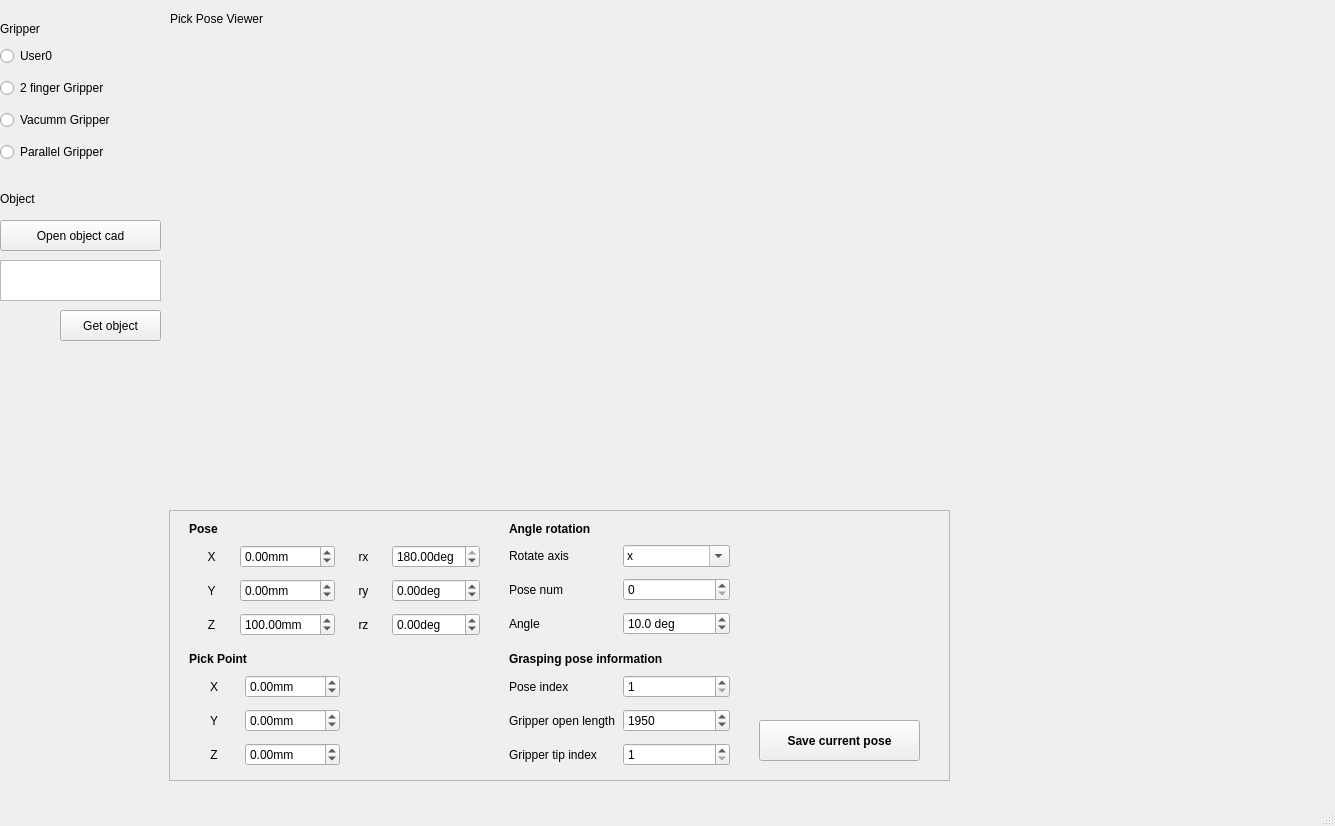
<?xml version="1.0" encoding="UTF-8"?>
<ui version="4.0">
 <class>MainWindow_gripper</class>
 <widget class="QMainWindow" name="MainWindow_gripper">
  <property name="geometry">
   <rect>
    <x>0</x>
    <y>0</y>
    <width>1335</width>
    <height>826</height>
   </rect>
  </property>
  <property name="windowTitle">
   <string>MainWindow_gripper</string>
  </property>
  <widget class="QWidget" name="centralwidget">
   <widget class="QWidget" name="verticalLayoutWidget">
    <property name="geometry">
     <rect>
      <x>169</x>
      <y>30</y>
      <width>781</width>
      <height>471</height>
     </rect>
    </property>
    <layout class="QVBoxLayout" name="verticalLayout">
     <item>
      <layout class="QGridLayout" name="gridLayout"/>
     </item>
    </layout>
   </widget>
   <widget class="QWidget" name="gridLayoutWidget">
    <property name="geometry">
     <rect>
      <x>0</x>
      <y>40</y>
      <width>171</width>
      <height>131</height>
     </rect>
    </property>
    <layout class="QGridLayout" name="gridLayout_2">
     <item row="3" column="0">
      <widget class="QRadioButton" name="radioButton_gripper_3">
       <property name="text">
        <string>Parallel Gripper</string>
       </property>
      </widget>
     </item>
     <item row="1" column="0">
      <widget class="QRadioButton" name="radioButton_gripper_1">
       <property name="contextMenuPolicy">
        <enum>Qt::NoContextMenu</enum>
       </property>
       <property name="text">
        <string>2 finger Gripper</string>
       </property>
      </widget>
     </item>
     <item row="2" column="0">
      <widget class="QRadioButton" name="radioButton_gripper_2">
       <property name="text">
        <string>Vacumm Gripper</string>
       </property>
      </widget>
     </item>
     <item row="0" column="0">
      <widget class="QRadioButton" name="radioButton_gripper_0">
       <property name="text">
        <string>User0</string>
       </property>
      </widget>
     </item>
    </layout>
   </widget>
   <widget class="QLabel" name="label">
    <property name="geometry">
     <rect>
      <x>0</x>
      <y>190</y>
      <width>67</width>
      <height>17</height>
     </rect>
    </property>
    <property name="text">
     <string>Object</string>
    </property>
   </widget>
   <widget class="QLabel" name="label_2">
    <property name="geometry">
     <rect>
      <x>0</x>
      <y>20</y>
      <width>67</width>
      <height>17</height>
     </rect>
    </property>
    <property name="text">
     <string>Gripper</string>
    </property>
   </widget>
   <widget class="QLabel" name="label_4">
    <property name="geometry">
     <rect>
      <x>170</x>
      <y>10</y>
      <width>121</width>
      <height>17</height>
     </rect>
    </property>
    <property name="text">
     <string>Pick Pose Viewer</string>
    </property>
   </widget>
   <widget class="QFrame" name="frame">
    <property name="geometry">
     <rect>
      <x>169</x>
      <y>510</y>
      <width>781</width>
      <height>271</height>
     </rect>
    </property>
    <property name="frameShape">
     <enum>QFrame::StyledPanel</enum>
    </property>
    <property name="frameShadow">
     <enum>QFrame::Raised</enum>
    </property>
    <widget class="QLabel" name="label_23">
     <property name="geometry">
      <rect>
       <x>20</x>
       <y>140</y>
       <width>81</width>
       <height>17</height>
      </rect>
     </property>
     <property name="font">
      <font>
       <weight>75</weight>
       <bold>true</bold>
      </font>
     </property>
     <property name="text">
      <string>Pick Point</string>
     </property>
    </widget>
    <widget class="QLabel" name="label_11">
     <property name="geometry">
      <rect>
       <x>20</x>
       <y>10</y>
       <width>67</width>
       <height>17</height>
      </rect>
     </property>
     <property name="font">
      <font>
       <weight>75</weight>
       <bold>true</bold>
      </font>
     </property>
     <property name="autoFillBackground">
      <bool>false</bool>
     </property>
     <property name="text">
      <string>Pose</string>
     </property>
     <property name="textFormat">
      <enum>Qt::AutoText</enum>
     </property>
     <property name="scaledContents">
      <bool>false</bool>
     </property>
    </widget>
    <widget class="QWidget" name="gridLayoutWidget_2">
     <property name="geometry">
      <rect>
       <x>20</x>
       <y>30</y>
       <width>291</width>
       <height>101</height>
      </rect>
     </property>
     <layout class="QGridLayout" name="gridLayout_3">
      <item row="2" column="3">
       <widget class="QDoubleSpinBox" name="doubleSpinBox_rz">
        <property name="suffix">
         <string>deg</string>
        </property>
        <property name="minimum">
         <double>-180.000000000000000</double>
        </property>
        <property name="maximum">
         <double>180.000000000000000</double>
        </property>
       </widget>
      </item>
      <item row="1" column="3">
       <widget class="QDoubleSpinBox" name="doubleSpinBox_ry">
        <property name="suffix">
         <string>deg</string>
        </property>
        <property name="minimum">
         <double>-180.000000000000000</double>
        </property>
        <property name="maximum">
         <double>180.000000000000000</double>
        </property>
       </widget>
      </item>
      <item row="2" column="0">
       <widget class="QLabel" name="label_7">
        <property name="text">
         <string>Z</string>
        </property>
        <property name="alignment">
         <set>Qt::AlignCenter</set>
        </property>
       </widget>
      </item>
      <item row="1" column="2">
       <widget class="QLabel" name="label_8">
        <property name="text">
         <string>ry</string>
        </property>
        <property name="alignment">
         <set>Qt::AlignCenter</set>
        </property>
       </widget>
      </item>
      <item row="0" column="2">
       <widget class="QLabel" name="label_9">
        <property name="text">
         <string>rx</string>
        </property>
        <property name="alignment">
         <set>Qt::AlignCenter</set>
        </property>
       </widget>
      </item>
      <item row="1" column="1">
       <widget class="QDoubleSpinBox" name="doubleSpinBox_y">
        <property name="suffix">
         <string>mm</string>
        </property>
        <property name="minimum">
         <double>-9999.000000000000000</double>
        </property>
        <property name="maximum">
         <double>9999.989999999999782</double>
        </property>
        <property name="singleStep">
         <double>1.000000000000000</double>
        </property>
       </widget>
      </item>
      <item row="2" column="2">
       <widget class="QLabel" name="label_10">
        <property name="text">
         <string>rz</string>
        </property>
        <property name="alignment">
         <set>Qt::AlignCenter</set>
        </property>
       </widget>
      </item>
      <item row="0" column="1">
       <widget class="QDoubleSpinBox" name="doubleSpinBox_x">
        <property name="suffix">
         <string>mm</string>
        </property>
        <property name="minimum">
         <double>-9999.000000000000000</double>
        </property>
        <property name="maximum">
         <double>9999.989999999999782</double>
        </property>
        <property name="singleStep">
         <double>1.000000000000000</double>
        </property>
       </widget>
      </item>
      <item row="0" column="3">
       <widget class="QDoubleSpinBox" name="doubleSpinBox_rx">
        <property name="suffix">
         <string>deg</string>
        </property>
        <property name="minimum">
         <double>-180.000000000000000</double>
        </property>
        <property name="maximum">
         <double>180.000000000000000</double>
        </property>
        <property name="value">
         <double>180.000000000000000</double>
        </property>
       </widget>
      </item>
      <item row="0" column="0">
       <widget class="QLabel" name="label_5">
        <property name="text">
         <string>X</string>
        </property>
        <property name="alignment">
         <set>Qt::AlignCenter</set>
        </property>
       </widget>
      </item>
      <item row="2" column="1">
       <widget class="QDoubleSpinBox" name="doubleSpinBox_z">
        <property name="suffix">
         <string>mm</string>
        </property>
        <property name="minimum">
         <double>-9999.000000000000000</double>
        </property>
        <property name="maximum">
         <double>9999.989999999999782</double>
        </property>
        <property name="singleStep">
         <double>1.000000000000000</double>
        </property>
        <property name="value">
         <double>100.000000000000000</double>
        </property>
       </widget>
      </item>
      <item row="1" column="0">
       <widget class="QLabel" name="label_6">
        <property name="text">
         <string>Y</string>
        </property>
        <property name="alignment">
         <set>Qt::AlignCenter</set>
        </property>
       </widget>
      </item>
     </layout>
    </widget>
    <widget class="QPushButton" name="pushButton_save_pose">
     <property name="geometry">
      <rect>
       <x>590</x>
       <y>210</y>
       <width>161</width>
       <height>41</height>
      </rect>
     </property>
     <property name="font">
      <font>
       <weight>75</weight>
       <bold>true</bold>
      </font>
     </property>
     <property name="toolTipDuration">
      <number>2</number>
     </property>
     <property name="text">
      <string>Save current pose</string>
     </property>
    </widget>
    <widget class="QWidget" name="gridLayoutWidget_3">
     <property name="geometry">
      <rect>
       <x>20</x>
       <y>160</y>
       <width>151</width>
       <height>101</height>
      </rect>
     </property>
     <layout class="QGridLayout" name="gridLayout_4">
      <item row="1" column="1">
       <widget class="QDoubleSpinBox" name="doubleSpinBox_py">
        <property name="suffix">
         <string>mm</string>
        </property>
        <property name="minimum">
         <double>-9999.000000000000000</double>
        </property>
        <property name="maximum">
         <double>9999.989999999999782</double>
        </property>
        <property name="singleStep">
         <double>1.000000000000000</double>
        </property>
       </widget>
      </item>
      <item row="0" column="1">
       <widget class="QDoubleSpinBox" name="doubleSpinBox_px">
        <property name="suffix">
         <string>mm</string>
        </property>
        <property name="minimum">
         <double>-9999.000000000000000</double>
        </property>
        <property name="maximum">
         <double>9999.989999999999782</double>
        </property>
        <property name="singleStep">
         <double>1.000000000000000</double>
        </property>
       </widget>
      </item>
      <item row="1" column="0">
       <widget class="QLabel" name="label_22">
        <property name="text">
         <string>Y</string>
        </property>
        <property name="alignment">
         <set>Qt::AlignCenter</set>
        </property>
       </widget>
      </item>
      <item row="0" column="0">
       <widget class="QLabel" name="label_21">
        <property name="text">
         <string>X</string>
        </property>
        <property name="alignment">
         <set>Qt::AlignCenter</set>
        </property>
       </widget>
      </item>
      <item row="2" column="0">
       <widget class="QLabel" name="label_16">
        <property name="text">
         <string>Z</string>
        </property>
        <property name="alignment">
         <set>Qt::AlignCenter</set>
        </property>
       </widget>
      </item>
      <item row="2" column="1">
       <widget class="QDoubleSpinBox" name="doubleSpinBox_pz">
        <property name="suffix">
         <string>mm</string>
        </property>
        <property name="minimum">
         <double>-9999.000000000000000</double>
        </property>
        <property name="maximum">
         <double>9999.989999999999782</double>
        </property>
        <property name="singleStep">
         <double>1.000000000000000</double>
        </property>
        <property name="value">
         <double>0.000000000000000</double>
        </property>
       </widget>
      </item>
     </layout>
    </widget>
    <widget class="QWidget" name="gridLayoutWidget_4">
     <property name="geometry">
      <rect>
       <x>340</x>
       <y>30</y>
       <width>221</width>
       <height>101</height>
      </rect>
     </property>
     <layout class="QGridLayout" name="gridLayout_5">
      <item row="0" column="0">
       <widget class="QLabel" name="label_47">
        <property name="text">
         <string>Rotate axis</string>
        </property>
        <property name="alignment">
         <set>Qt::AlignLeading|Qt::AlignLeft|Qt::AlignVCenter</set>
        </property>
       </widget>
      </item>
      <item row="0" column="1">
       <widget class="QComboBox" name="comboBox_subGraspingPoseAxis">
        <property name="editable">
         <bool>true</bool>
        </property>
        <item>
         <property name="text">
          <string>x</string>
         </property>
        </item>
        <item>
         <property name="text">
          <string>y</string>
         </property>
        </item>
        <item>
         <property name="text">
          <string>z</string>
         </property>
        </item>
       </widget>
      </item>
      <item row="2" column="1">
       <widget class="QDoubleSpinBox" name="doubleSpinBox_subGraspingPoseAngle">
        <property name="suffix">
         <string> deg</string>
        </property>
        <property name="decimals">
         <number>1</number>
        </property>
        <property name="minimum">
         <double>0.000000000000000</double>
        </property>
        <property name="maximum">
         <double>360.000000000000000</double>
        </property>
        <property name="singleStep">
         <double>5.000000000000000</double>
        </property>
        <property name="value">
         <double>10.000000000000000</double>
        </property>
       </widget>
      </item>
      <item row="1" column="1">
       <widget class="QSpinBox" name="spinBox_subGraspingPoseNum">
        <property name="minimum">
         <number>0</number>
        </property>
        <property name="maximum">
         <number>360</number>
        </property>
       </widget>
      </item>
      <item row="2" column="0">
       <widget class="QLabel" name="label_49">
        <property name="text">
         <string>Angle</string>
        </property>
        <property name="alignment">
         <set>Qt::AlignLeading|Qt::AlignLeft|Qt::AlignVCenter</set>
        </property>
       </widget>
      </item>
      <item row="1" column="0">
       <widget class="QLabel" name="label_48">
        <property name="text">
         <string>Pose num</string>
        </property>
        <property name="alignment">
         <set>Qt::AlignLeading|Qt::AlignLeft|Qt::AlignVCenter</set>
        </property>
       </widget>
      </item>
     </layout>
    </widget>
    <widget class="QLabel" name="label_12">
     <property name="geometry">
      <rect>
       <x>340</x>
       <y>10</y>
       <width>111</width>
       <height>17</height>
      </rect>
     </property>
     <property name="font">
      <font>
       <weight>75</weight>
       <bold>true</bold>
      </font>
     </property>
     <property name="text">
      <string>Angle rotation</string>
     </property>
    </widget>
    <widget class="QWidget" name="gridLayoutWidget_5">
     <property name="geometry">
      <rect>
       <x>340</x>
       <y>160</y>
       <width>221</width>
       <height>101</height>
      </rect>
     </property>
     <layout class="QGridLayout" name="gridLayout_6">
      <item row="0" column="0">
       <widget class="QLabel" name="label_27">
        <property name="text">
         <string>Pose index</string>
        </property>
        <property name="alignment">
         <set>Qt::AlignLeading|Qt::AlignLeft|Qt::AlignVCenter</set>
        </property>
       </widget>
      </item>
      <item row="1" column="1">
       <widget class="QDoubleSpinBox" name="doubleSpinBox_gripperOpenLength">
        <property name="suffix">
         <string/>
        </property>
        <property name="decimals">
         <number>0</number>
        </property>
        <property name="minimum">
         <double>-3000.000000000000000</double>
        </property>
        <property name="maximum">
         <double>3000.000000000000000</double>
        </property>
        <property name="singleStep">
         <double>100.000000000000000</double>
        </property>
        <property name="value">
         <double>1950.000000000000000</double>
        </property>
       </widget>
      </item>
      <item row="0" column="1">
       <widget class="QSpinBox" name="spinBox_poseIndex">
        <property name="minimum">
         <number>1</number>
        </property>
        <property name="maximum">
         <number>10000</number>
        </property>
       </widget>
      </item>
      <item row="1" column="0">
       <widget class="QLabel" name="label_46">
        <property name="text">
         <string>Gripper open length</string>
        </property>
        <property name="alignment">
         <set>Qt::AlignLeading|Qt::AlignLeft|Qt::AlignVCenter</set>
        </property>
       </widget>
      </item>
      <item row="2" column="0">
       <widget class="QLabel" name="label_28">
        <property name="text">
         <string>Gripper tip index</string>
        </property>
        <property name="alignment">
         <set>Qt::AlignLeading|Qt::AlignLeft|Qt::AlignVCenter</set>
        </property>
       </widget>
      </item>
      <item row="2" column="1">
       <widget class="QSpinBox" name="spinBox_gripperTipIndex">
        <property name="minimum">
         <number>1</number>
        </property>
        <property name="maximum">
         <number>10000</number>
        </property>
       </widget>
      </item>
     </layout>
    </widget>
    <widget class="QLabel" name="label_13">
     <property name="geometry">
      <rect>
       <x>340</x>
       <y>140</y>
       <width>181</width>
       <height>17</height>
      </rect>
     </property>
     <property name="font">
      <font>
       <weight>75</weight>
       <bold>true</bold>
       <strikeout>false</strikeout>
      </font>
     </property>
     <property name="text">
      <string>Grasping pose information</string>
     </property>
    </widget>
   </widget>
   <widget class="QTextEdit" name="textEdit_obj_cad_path">
    <property name="geometry">
     <rect>
      <x>0</x>
      <y>260</y>
      <width>161</width>
      <height>41</height>
     </rect>
    </property>
    <property name="html">
     <string>&lt;!DOCTYPE HTML PUBLIC &quot;-//W3C//DTD HTML 4.0//EN&quot; &quot;http://www.w3.org/TR/REC-html40/strict.dtd&quot;&gt;
&lt;html&gt;&lt;head&gt;&lt;meta name=&quot;qrichtext&quot; content=&quot;1&quot; /&gt;&lt;style type=&quot;text/css&quot;&gt;
p, li { white-space: pre-wrap; }
&lt;/style&gt;&lt;/head&gt;&lt;body style=&quot; font-family:'Ubuntu'; font-size:11pt; font-weight:400; font-style:normal;&quot;&gt;
&lt;p style=&quot;-qt-paragraph-type:empty; margin-top:0px; margin-bottom:0px; margin-left:0px; margin-right:0px; -qt-block-indent:0; text-indent:0px;&quot;&gt;&lt;br /&gt;&lt;/p&gt;&lt;/body&gt;&lt;/html&gt;</string>
    </property>
   </widget>
   <widget class="QPushButton" name="pushButton_open_obj_cad">
    <property name="geometry">
     <rect>
      <x>0</x>
      <y>220</y>
      <width>161</width>
      <height>31</height>
     </rect>
    </property>
    <property name="text">
     <string>Open object cad</string>
    </property>
   </widget>
   <widget class="QPushButton" name="pushButton_get_obj">
    <property name="geometry">
     <rect>
      <x>60</x>
      <y>310</y>
      <width>101</width>
      <height>31</height>
     </rect>
    </property>
    <property name="text">
     <string>Get object</string>
    </property>
   </widget>
   <zorder>frame</zorder>
   <zorder>verticalLayoutWidget</zorder>
   <zorder>gridLayoutWidget</zorder>
   <zorder>label</zorder>
   <zorder>label_2</zorder>
   <zorder>label_4</zorder>
   <zorder>textEdit_obj_cad_path</zorder>
   <zorder>pushButton_open_obj_cad</zorder>
   <zorder>pushButton_get_obj</zorder>
  </widget>
  <widget class="QMenuBar" name="menubar">
   <property name="geometry">
    <rect>
     <x>0</x>
     <y>0</y>
     <width>1335</width>
     <height>22</height>
    </rect>
   </property>
  </widget>
  <widget class="QStatusBar" name="statusbar"/>
 </widget>
 <tabstops>
  <tabstop>radioButton_gripper_0</tabstop>
  <tabstop>radioButton_gripper_1</tabstop>
  <tabstop>radioButton_gripper_2</tabstop>
  <tabstop>radioButton_gripper_3</tabstop>
  <tabstop>doubleSpinBox_x</tabstop>
  <tabstop>doubleSpinBox_y</tabstop>
  <tabstop>doubleSpinBox_z</tabstop>
  <tabstop>doubleSpinBox_rx</tabstop>
  <tabstop>doubleSpinBox_ry</tabstop>
  <tabstop>doubleSpinBox_rz</tabstop>
  <tabstop>doubleSpinBox_px</tabstop>
  <tabstop>doubleSpinBox_py</tabstop>
  <tabstop>doubleSpinBox_pz</tabstop>
  <tabstop>comboBox_subGraspingPoseAxis</tabstop>
  <tabstop>spinBox_poseIndex</tabstop>
  <tabstop>doubleSpinBox_gripperOpenLength</tabstop>
  <tabstop>spinBox_gripperTipIndex</tabstop>
  <tabstop>pushButton_save_pose</tabstop>
 </tabstops>
 <resources/>
 <connections/>
</ui>
